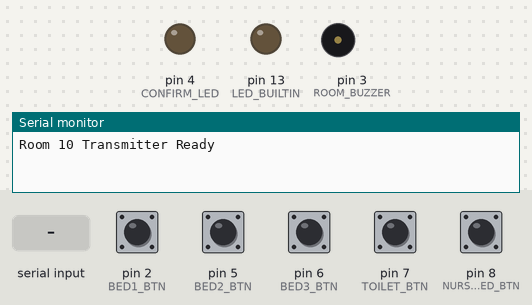
Recording of a sketch running on a simulated Arduino Uno, built with avr-gcc and run on an emulated ATmega328P. Parts: output pins drawn as LEDs (lit = HIGH), buzzer (waves = sounding), the last lines printed to the serial monitor. Inputs (shaded band) come from the test bench; at power-on: pin 2 (BED1_BTN), pin 5 (BED2_BTN), pin 6 (BED3_BTN), pin 7 (TOILET_BTN), pin 8 (NURSE_ARRIVED_BTN) HIGH. Pins used as bus, display or sensor lines are not drawn.

Above: at 1.4 s.
1.5 s: pin 2 (BED1_BTN) pulled LOW for 1 s
At 3.2 s:
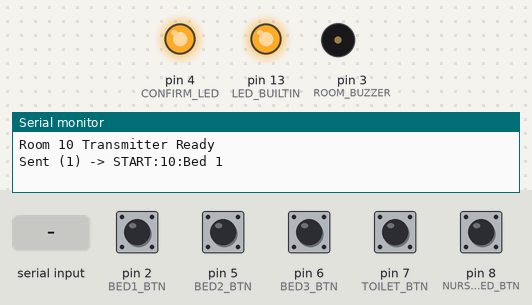
4.0 s: "DONE\n" received over the second serial link
At 5.2 s:
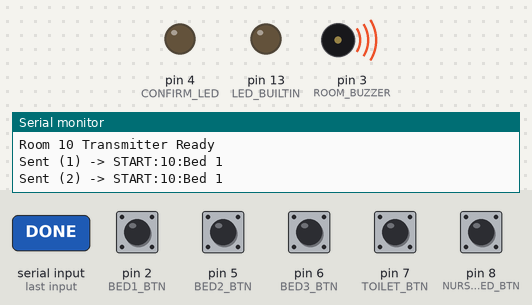
7.0 s: pin 7 (TOILET_BTN) pulled LOW for 0.15 s
At 8.2 s:
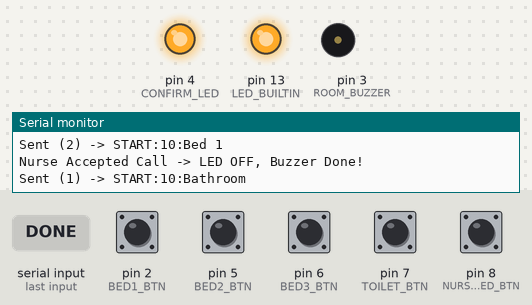
10.0 s: pin 8 (NURSE_ARRIVED_BTN) pulled LOW for 0.15 s
At 11.4 s:
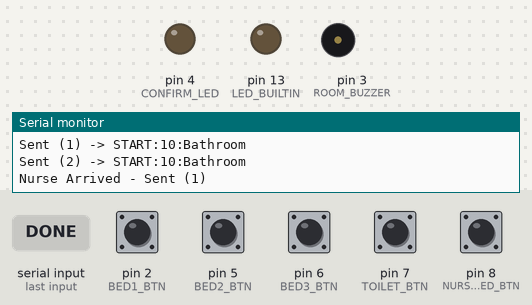
13.0 s: pin 2 (BED1_BTN) pulled LOW for 0.15 s
At 13.9 s:
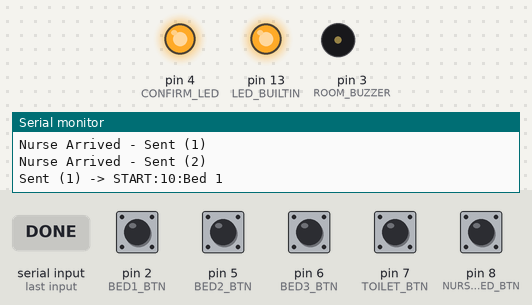
14.6 s: pin 8 (NURSE_ARRIVED_BTN) pulled LOW for 1 s
At 14.9 s:
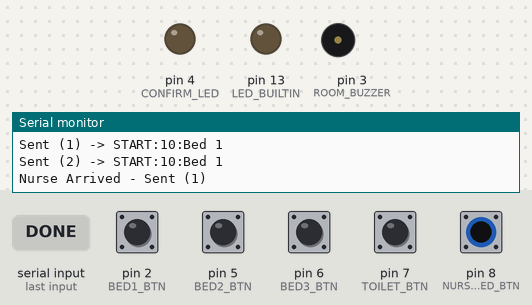
Timing chart, 0 to 17.6 s (numbered marks = the images above; inputs shaded):
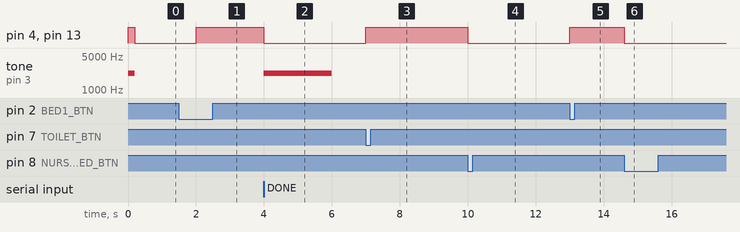

Measured:
- after the input at 1.5 s, pin 4 (CONFIRM_LED), pin 13 (LED_BUILTIN): LOW → HIGH after 0.50 s
- after the input at 4.0 s, pin 4 (CONFIRM_LED), pin 13 (LED_BUILTIN): HIGH → LOW at once; tone on pin 3 (ROOM_BUZZER): silent → 2200 Hz at once, → silent 2.0 s later
- after the input at 7.0 s, pin 4 (CONFIRM_LED), pin 13 (LED_BUILTIN): LOW → HIGH at once
- after the input at 10.0 s, pin 4 (CONFIRM_LED), pin 13 (LED_BUILTIN): HIGH → LOW at once
- after the input at 13.0 s, pin 4 (CONFIRM_LED), pin 13 (LED_BUILTIN): LOW → HIGH at once
- after the input at 14.6 s, pin 4 (CONFIRM_LED), pin 13 (LED_BUILTIN): HIGH → LOW at once

The sketch:

patient_room_transmitter.ino
```cpp
// ================================================================
//  MedPulse Smart-Care AI — Patient Room LoRa Transmitter
//  Hardware: Arduino (Uno / Nano) + LoRa E32-433T20D + Buttons + LED + Buzzer
//  Company:  ACRMA TECH SOLUTION PLC
// ================================================================

#include <SoftwareSerial.h>

// እያንዳንዱ ክፍል የራሱ የሆነ ቁጥር ሊኖረው ይገባል (ለምሳሌ 4, 10, 11...)
const int ROOM_ID = 10;

// Pins
const int BED1_BTN          = 2;  // አልጋ 1 አዝራር
const int BED2_BTN          = 5;  // አልጋ 2 አዝራር
const int BED3_BTN          = 6;  // አልጋ 3 አዝራር
const int TOILET_BTN        = 7;  // መጸዳጃ ቤት አዝራር
const int NURSE_ARRIVED_BTN = 8;  // ነርስ ደረሰች ማረጋገጫ አዝራር

const int CONFIRM_LED       = 4;  // ጥሪ ማሳወቂያ መብራት (Pin 4)
const int ROOM_BUZZER       = 3;  // ድምጽ ማጉያ (Pin 3 - Active or Passive)

SoftwareSerial e32Serial(10, 11); // Pin 10 = RX, Pin 11 = TX

// የጥሪ ሁኔታ መቆጣጠሪያ (ጥሪ ሲደረግ true ይሆናል፤ ነርሷ ስትቀበል false ሆኖ ይጠፋል)
bool isCallActive = false;

// ለእያንዳንዱ Button መደጋገም መከላከያ (Cooldown) ሰዓት መያዣ
unsigned long b1_time = 0;
unsigned long b2_time = 0;
unsigned long b3_time = 0;
unsigned long t_time  = 0;
unsigned long a_time  = 0;

void sendCall(String location);

void setup() {
  Serial.begin(9600);
  e32Serial.begin(9600);

  // Timeout ማሳጠር (ኮዱ እንዳይቆም እና ፈጣን እንዲሆን)
  e32Serial.setTimeout(50);

  pinMode(BED1_BTN, INPUT_PULLUP);
  pinMode(BED2_BTN, INPUT_PULLUP);
  pinMode(BED3_BTN, INPUT_PULLUP);
  pinMode(TOILET_BTN, INPUT_PULLUP);
  pinMode(NURSE_ARRIVED_BTN, INPUT_PULLUP);

  pinMode(CONFIRM_LED, OUTPUT);
  pinMode(LED_BUILTIN, OUTPUT);
  pinMode(ROOM_BUZZER, OUTPUT);

  // --------------------------------------------------------------
  // ቦርዱ ሲበራ መብራቱ እና ቡዘሩ መስራታቸውን በ 200ms ፈትሾ ማረጋገጥ
  // (መብራቱ ብልጭ ብሎ ቡዘሩ ድምጽ ካሰማ ሽቦዎቹ በትክክል ተገናኝተዋል)
  // --------------------------------------------------------------
  digitalWrite(CONFIRM_LED, HIGH);
  digitalWrite(LED_BUILTIN, HIGH);
  tone(ROOM_BUZZER, 2200);
  digitalWrite(ROOM_BUZZER, HIGH);
  delay(200);
  digitalWrite(CONFIRM_LED, LOW);
  digitalWrite(LED_BUILTIN, LOW);
  noTone(ROOM_BUZZER);
  digitalWrite(ROOM_BUZZER, LOW);

  Serial.println("Room " + String(ROOM_ID) + " Transmitter Ready");
}

void loop() {
  unsigned long now = millis();

  // 1. ጥሪ መላክ (የአልጋ እና የመጸዳጃ ቤት አዝራሮች)
  if (digitalRead(BED1_BTN) == LOW && (now - b1_time > 2000)) { b1_time = now; sendCall("Bed 1"); }
  if (digitalRead(BED2_BTN) == LOW && (now - b2_time > 2000)) { b2_time = now; sendCall("Bed 2"); }
  if (digitalRead(BED3_BTN) == LOW && (now - b3_time > 2000)) { b3_time = now; sendCall("Bed 3"); }
  if (digitalRead(TOILET_BTN) == LOW && (now - t_time > 2000)) { t_time = now; sendCall("Bathroom"); }

  // 2. ነርሷ ክፍል ውስጥ በአካል ስትደርስ (Pin 8 ሲጫን)
  if (digitalRead(NURSE_ARRIVED_BTN) == LOW && (now - a_time > 2000)) {
    a_time = now;
    isCallActive = false;

    // ነርሷ ስትደርስ መብራቱ ይጠፋል (Pin 4 እና onboard Pin 13)
    digitalWrite(CONFIRM_LED, LOW);
    digitalWrite(LED_BUILTIN, LOW);

    // የመጀመሪያ ጥሪ
    e32Serial.println("ARRIVED:" + String(ROOM_ID));
    Serial.println("Nurse Arrived - Sent (1)");

    // በክፍሉ ቁጥር ልክ የተለያየ ሰዓት መጠበቅ (Collision Avoidance)
    delay(ROOM_ID * 150);

    // የባካፕ ጥሪ
    e32Serial.println("ARRIVED:" + String(ROOM_ID));
    Serial.println("Nurse Arrived - Sent (2)");
  }

  // 3. ነርሷ ስቴሽን ሆና NFC ስታስነካ ወይም Dashboard ላይ Accept ስታደርግ የሚመጣ መልስ
  if (e32Serial.available() > 0) {
    String feedback = e32Serial.readStringUntil('\n');
    feedback.trim();

    // ከጌትዌይ የ DONE መልእክት ሲመጣ
    if (feedback.startsWith("DONE")) {
      // ይህ ክፍል ጥሪ አድርጎ እየጠበቀ ከሆነ ወይም የክፍሉ ቁጥር ከተመሳሰለ
      if (isCallActive || feedback.indexOf(String(ROOM_ID)) != -1 || feedback.indexOf("ALL") != -1) {
        isCallActive = false;

        // 1. መብራቱን ያጠፋል (Pin 4 እና onboard Pin 13 ይጠፋሉ)
        digitalWrite(CONFIRM_LED, LOW);
        digitalWrite(LED_BUILTIN, LOW);

        // 2. ነርሷ ጥሪውን እንደተቀበለችው ታካሚው እንዲያውቅ ቡዘሩ ለ 2 ሰከንድ ይጮሃል
        tone(ROOM_BUZZER, 2200);          // ለ Passive Buzzer
        digitalWrite(ROOM_BUZZER, HIGH);  // ለ Active Buzzer

        unsigned long startBuzz = millis();
        while(millis() - startBuzz < 2000) {
          // 2 ሰከንድ ይጠብቃል
        }
        noTone(ROOM_BUZZER);
        digitalWrite(ROOM_BUZZER, LOW);

        Serial.println("Nurse Accepted Call -> LED OFF, Buzzer Done!");
      }
    }
  }
}

void sendCall(String location) {
  // 1. ጥሪው ስለተደረገ መብራቱን ያበራል (Pin 4 እንዲሁም ቦርዱ ላይ ያለውን Pin 13 ያበራል)
  isCallActive = true;
  digitalWrite(CONFIRM_LED, HIGH);
  digitalWrite(LED_BUILTIN, HIGH);

  // 2. የመጀመሪያ ጥሪ በ LoRa ይላካል
  e32Serial.println("START:" + String(ROOM_ID) + ":" + location);
  Serial.println("Sent (1) -> START:" + String(ROOM_ID) + ":" + location);

  // 3. Collision Avoidance (TDMA)
  delay(ROOM_ID * 150);

  // 4. ሁለተኛ ጥሪ (Backup)
  e32Serial.println("START:" + String(ROOM_ID) + ":" + location);
  Serial.println("Sent (2) -> START:" + String(ROOM_ID) + ":" + location);
}
```
